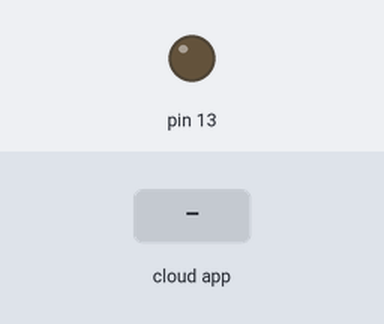
Recording of a sketch running on a simulated Arduino Uno, built with avr-gcc and run on an emulated ATmega328P. Shown: output pins drawn as LEDs (lit = HIGH). Inputs (shaded band) come from the test bench. The ROS host is connected and sends only what is stated.

Above: at 1.2 s.
1.3 s: the phone or cloud app sets sub to 0
At 1.7 s:
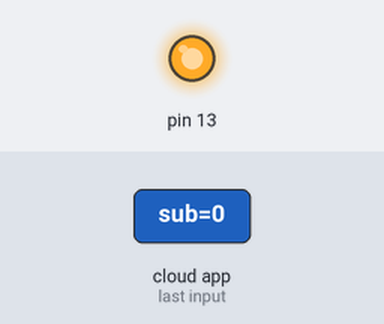
2.8 s: the phone or cloud app sets sub to 1
At 4.1 s:
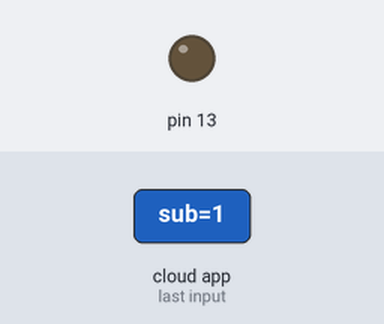
Timing chart, 0 to 5.8 s (numbered marks = the images above; inputs shaded):
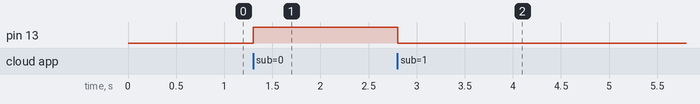

Measured:
- after the input at 1.3 s, pin 13: LOW → HIGH at once
- after the input at 2.8 s, pin 13: HIGH → LOW at once

The sketch:

sub.ino
```cpp
#include <ros.h>
#include <std_msgs/Empty.h>

ros::NodeHandle node_handler;

void recivedCallback( const std_msgs::Empty& toggle_msg){
  digitalWrite(13, HIGH-digitalRead(13));
}

ros::Subscriber<std_msgs::Empty> sub("sub", &recivedCallback );

void setup()
{
  pinMode(13, OUTPUT);
  node_handler.initNode();
  node_handler.subscribe(sub);
}

void loop(){
  node_handler.spinOnce();
  delay(1);
}
```
